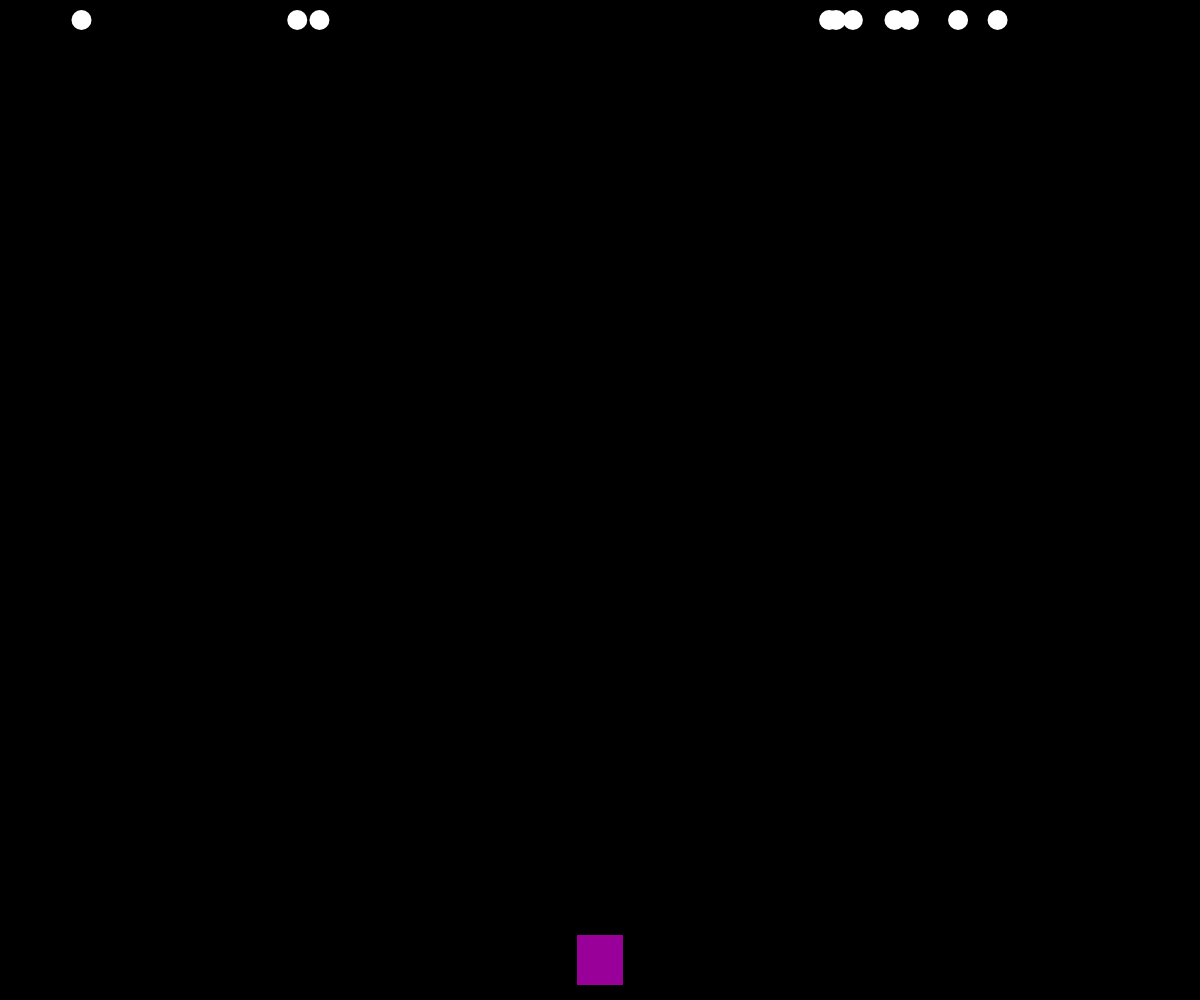
Frame 1 (no input)
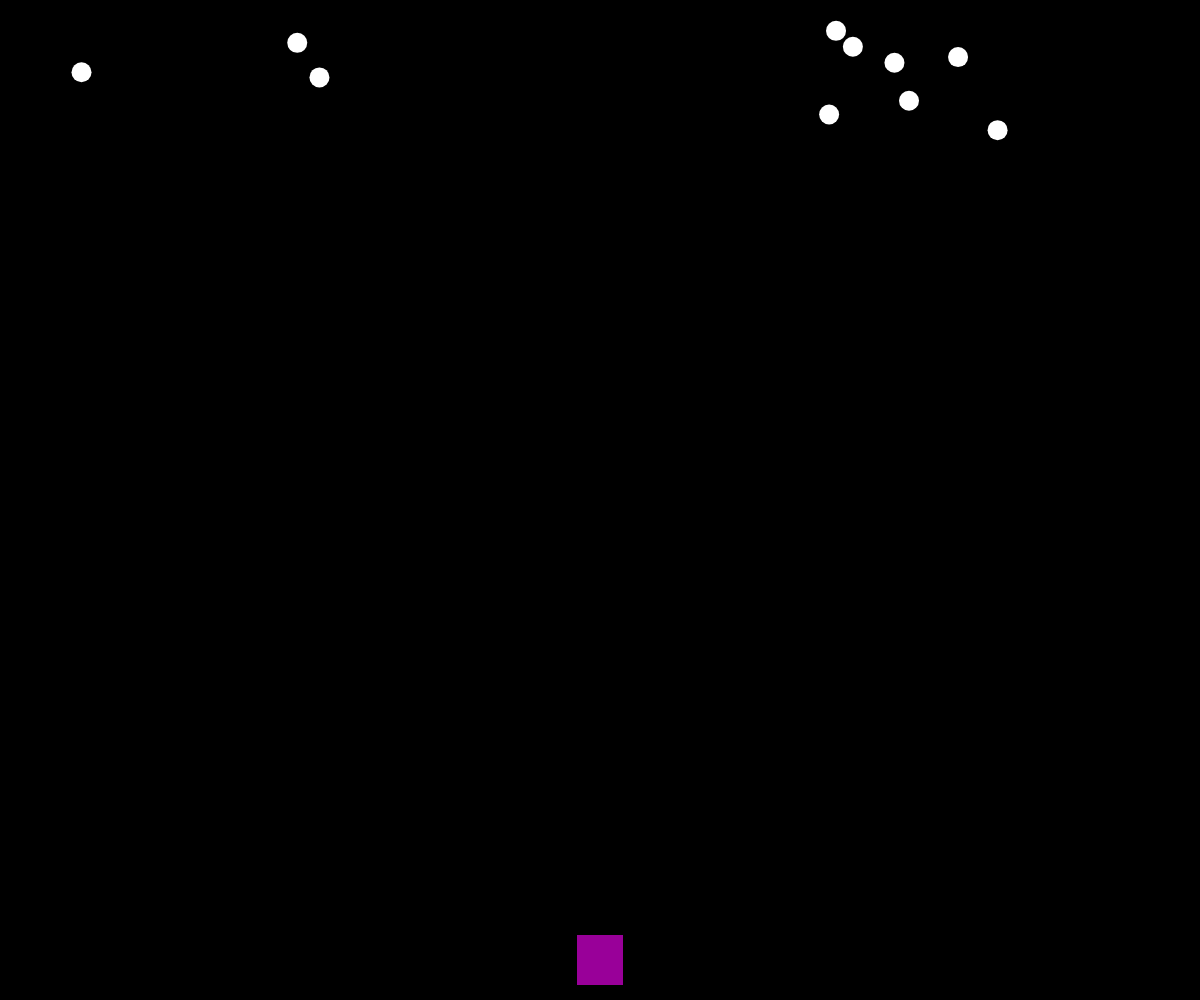
Frame 60 (no input)
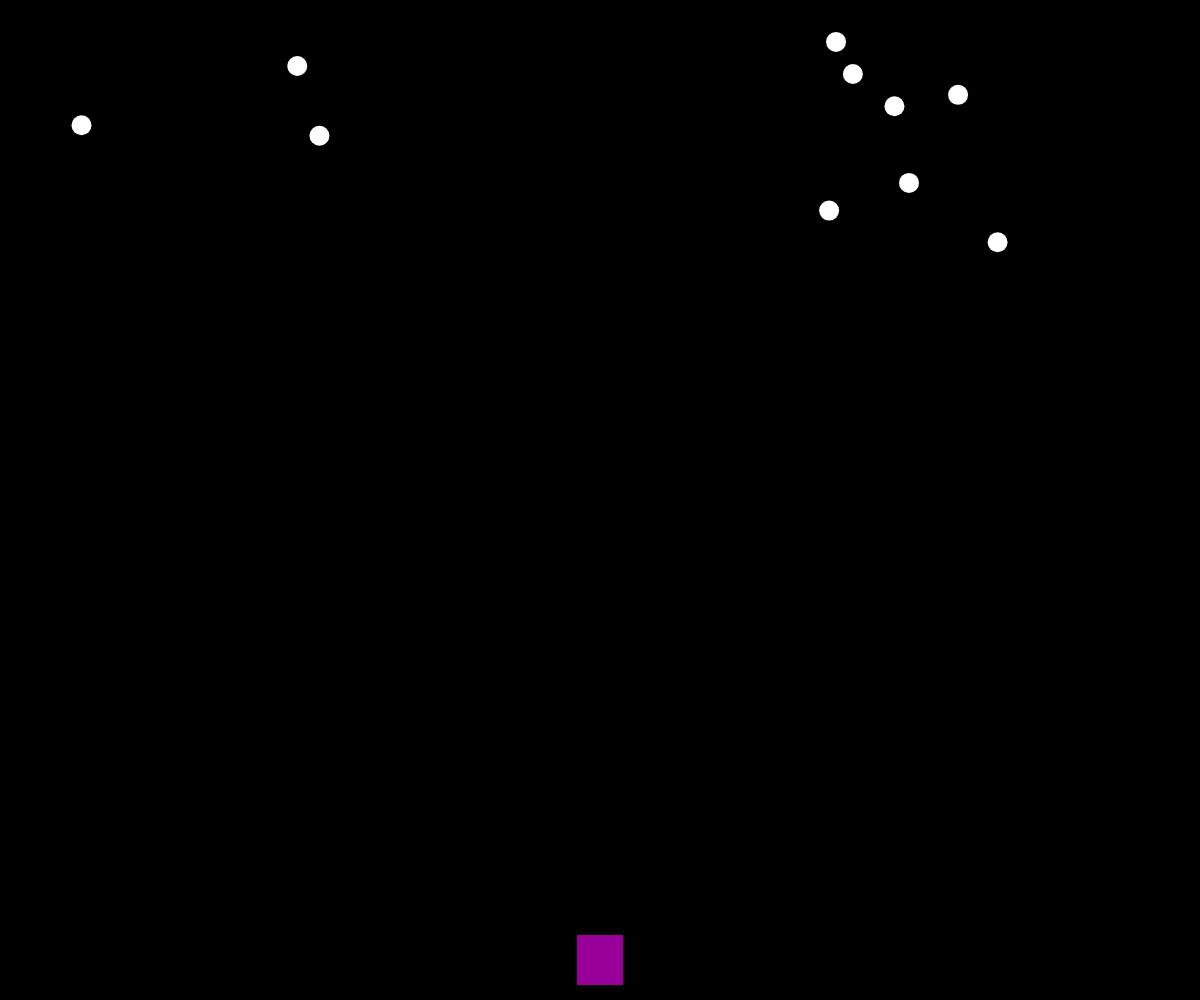
Frame 120 (the mouse pressed at the canvas centre since frame 60)

The p5.js sketch that drew these frames (run headless with seeded random() and noise() and a simulated clock; from frame 60 on, the mouse is pressed at the canvas centre):

// p5.js sketch
// ── sketch.js

var rectangle;

var ellipses = [];
var num_of_ellipses = 10;


 function setup(){

   createCanvas( windowWidth, windowHeight);
   rectangle = new Rectangle();
   for (var i = 0; i < num_of_ellipses; i++){
       ellipses[i] = new Ellipse();

   }
 }


// draws rectangle and ellipse
function draw(){
  background('black');
  noStroke();
// ellipse with loop and movement
  for (var i = 0; i < ellipses.length; i++){
      ellipses[i].show();
      ellipses[i].move();

// draws rectangle in front of ellipses
  rectangle.show();

  }

}


// rectangle movement with arrow keys
function keyPressed(){
  if (keyCode === RIGHT_ARROW){
    rectangle.move(1);
  } else if (keyCode === LEFT_ARROW){
    rectangle.move(-1);
  }

  ellipses.catch();

}

// ── ellipse.js
// constructor functions for the rectangle that is moved with the arow keys and interacts with the ellipses

function Ellipse() {
  this.x = random(10, windowWidth-10);
  this.y = 20;
  this.rad = 20;
  this.change= random(0.05, 2);
  this.color = ('white');


  this.show = function(){
    fill(this.color);
    ellipse(this.x, this.y, this.rad);
  }
  this.move = function(){
    this.y = this.change + this.y;

    }

  this.catch = function(){
    if( this.x > rectangle.w && this.x < rectangle.h){
      this.color = ('black');
    } else {
      this.color = ('white');
      }
    }

}

// ── rectangle.js
// constructor functions for the rectangle that is moved with the arow keys and interacts with the ellipses



function Rectangle(){
  this.x = windowWidth/2;
  this.w = 45;
  this.h = 50;


  this.show = function(){
    fill('rgb(153, 0 , 153)');
    rectMode(CENTER);
    rect(this.x, windowHeight-40, this.w, this.h);
  }

// movement
  this.move = function(kp){
    this.x += kp*15;
  }

}
